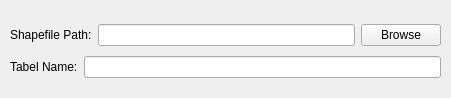
<?xml version="1.0" encoding="UTF-8"?>
<ui version="4.0">
 <class>Shp2Postgresql</class>
 <widget class="QMainWindow" name="Shp2Postgresql">
  <property name="geometry">
   <rect>
    <x>0</x>
    <y>0</y>
    <width>451</width>
    <height>98</height>
   </rect>
  </property>
  <property name="windowTitle">
   <string>Shp2Postgresql</string>
  </property>
  <widget class="QWidget" name="centralwidget">
   <widget class="QWidget" name="">
    <property name="geometry">
     <rect>
      <x>10</x>
      <y>20</y>
      <width>431</width>
      <height>62</height>
     </rect>
    </property>
    <layout class="QVBoxLayout" name="verticalLayout">
     <item>
      <layout class="QHBoxLayout" name="horizontalLayout">
       <item>
        <widget class="QLabel" name="shapefilePathLabel">
         <property name="text">
          <string>Shapefile Path:</string>
         </property>
        </widget>
       </item>
       <item>
        <widget class="QLineEdit" name="shapefilePathLineEdit"/>
       </item>
       <item>
        <widget class="QPushButton" name="shapefilePathBrowseButton">
         <property name="text">
          <string>Browse</string>
         </property>
        </widget>
       </item>
      </layout>
     </item>
     <item>
      <layout class="QHBoxLayout" name="horizontalLayout_2">
       <item>
        <widget class="QLabel" name="tableNameLabel">
         <property name="text">
          <string>Tabel Name:</string>
         </property>
        </widget>
       </item>
       <item>
        <widget class="QLineEdit" name="tableNameLineEdit"/>
       </item>
      </layout>
     </item>
    </layout>
   </widget>
  </widget>
 </widget>
 <resources/>
 <connections/>
</ui>
